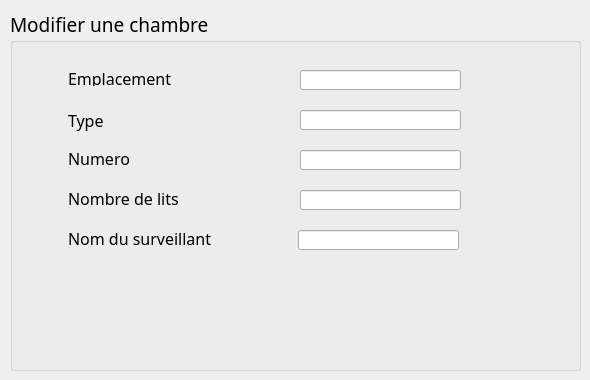
      <widget class="QWidget" name="ModifChambre">
       <widget class="QGroupBox" name="groupBox_8">
        <property name="geometry">
         <rect>
          <x>10</x>
          <y>10</y>
          <width>571</width>
          <height>361</height>
         </rect>
        </property>
        <property name="font">
         <font>
          <family>Quicksand-SemiBold</family>
          <pointsize>14</pointsize>
         </font>
        </property>
        <property name="title">
         <string>Modifier une chambre</string>
        </property>
        <widget class="QLineEdit" name="lineEdit_ModifNumero">
         <property name="geometry">
          <rect>
           <x>290</x>
           <y>140</y>
           <width>161</width>
           <height>20</height>
          </rect>
         </property>
         <property name="readOnly">
          <bool>false</bool>
         </property>
        </widget>
        <widget class="QLabel" name="nombredelits_3">
         <property name="geometry">
          <rect>
           <x>58</x>
           <y>180</y>
           <width>121</width>
           <height>16</height>
          </rect>
         </property>
         <property name="font">
          <font>
           <family>Quicksand-SemiBold</family>
           <pointsize>12</pointsize>
          </font>
         </property>
         <property name="text">
          <string>Nombre de lits</string>
         </property>
        </widget>
        <widget class="QLabel" name="type_3">
         <property name="geometry">
          <rect>
           <x>58</x>
           <y>100</y>
           <width>47</width>
           <height>21</height>
          </rect>
         </property>
         <property name="font">
          <font>
           <family>Quicksand-SemiBold</family>
           <pointsize>12</pointsize>
          </font>
         </property>
         <property name="text">
          <string>Type</string>
         </property>
        </widget>
        <widget class="QLabel" name="nomduSurveillant_3">
         <property name="geometry">
          <rect>
           <x>58</x>
           <y>220</y>
           <width>161</width>
           <height>16</height>
          </rect>
         </property>
         <property name="font">
          <font>
           <family>Quicksand-SemiBold</family>
           <pointsize>12</pointsize>
          </font>
         </property>
         <property name="text">
          <string>Nom du surveillant</string>
         </property>
        </widget>
        <widget class="QLabel" name="emplacement_3">
         <property name="geometry">
          <rect>
           <x>58</x>
           <y>60</y>
           <width>111</width>
           <height>16</height>
          </rect>
         </property>
         <property name="font">
          <font>
           <family>Quicksand-SemiBold</family>
           <pointsize>12</pointsize>
          </font>
         </property>
         <property name="text">
          <string>Emplacement</string>
         </property>
        </widget>
        <widget class="QLabel" name="numero_3">
         <property name="geometry">
          <rect>
           <x>58</x>
           <y>140</y>
           <width>81</width>
           <height>16</height>
          </rect>
         </property>
         <property name="font">
          <font>
           <family>Quicksand-SemiBold</family>
           <pointsize>12</pointsize>
          </font>
         </property>
         <property name="text">
          <string>Numero</string>
         </property>
        </widget>
        <widget class="QLineEdit" name="lineEdit_ModifSurveillant">
         <property name="geometry">
          <rect>
           <x>288</x>
           <y>220</y>
           <width>161</width>
           <height>20</height>
          </rect>
         </property>
         <property name="readOnly">
          <bool>false</bool>
         </property>
        </widget>
        <widget class="QLineEdit" name="lineEdit_ModifEmplacement">
         <property name="geometry">
          <rect>
           <x>290</x>
           <y>60</y>
           <width>161</width>
           <height>20</height>
          </rect>
         </property>
         <property name="readOnly">
          <bool>true</bool>
         </property>
        </widget>
        <widget class="QPushButton" name="pushButton_ModifierChambre">
         <property name="geometry">
          <rect>
           <x>514</x>
           <y>322</y>
           <width>41</width>
           <height>31</height>
          </rect>
         </property>
         <property name="styleSheet">
          <string notr="true">#pushButton_ModifierChambre{
background-color: transparent;
border-image: url(:valider.png);
background: none;
border: none;
background-repeat: none;
}</string>
         </property>
         <property name="text">
          <string/>
         </property>
        </widget>
        <widget class="QPushButton" name="pushButton_annulerModifChambre">
         <property name="geometry">
          <rect>
           <x>10</x>
           <y>330</y>
           <width>75</width>
           <height>23</height>
          </rect>
         </property>
         <property name="styleSheet">
          <string notr="true">#pushButton_annulerModifChambre{
background-color: transparent;
border-image: url(:precedent.png);
background: none;
border: none;
background-repeat: none;
}</string>
         </property>
         <property name="text">
          <string/>
         </property>
        </widget>
        <widget class="QLineEdit" name="lineEdit_ModifType">
         <property name="geometry">
          <rect>
           <x>290</x>
           <y>100</y>
           <width>161</width>
           <height>20</height>
          </rect>
         </property>
         <property name="readOnly">
          <bool>true</bool>
         </property>
        </widget>
        <widget class="QLineEdit" name="lineEdit_ModifNombreLits">
         <property name="geometry">
          <rect>
           <x>290</x>
           <y>180</y>
           <width>161</width>
           <height>20</height>
          </rect>
         </property>
        </widget>
       </widget>
      </widget>
